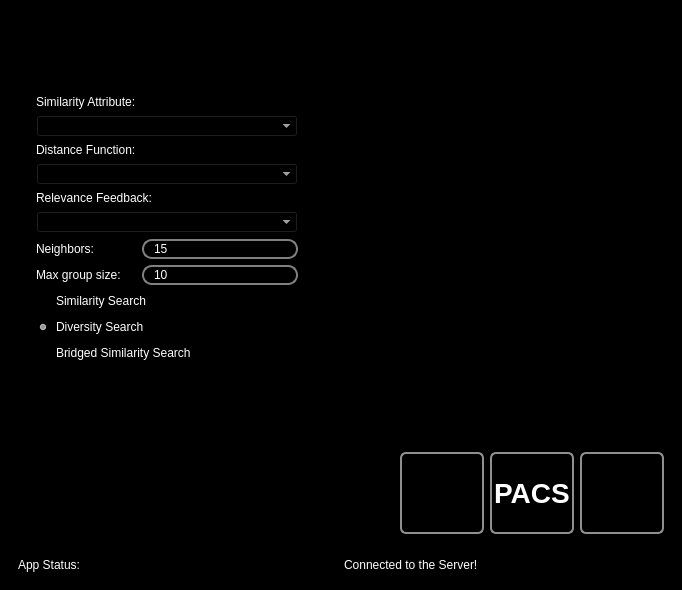
<?xml version="1.0" encoding="UTF-8"?>
<ui version="4.0">
 <class>QueryParameters</class>
 <widget class="QMainWindow" name="QueryParameters">
  <property name="geometry">
   <rect>
    <x>0</x>
    <y>0</y>
    <width>682</width>
    <height>590</height>
   </rect>
  </property>
  <property name="minimumSize">
   <size>
    <width>682</width>
    <height>590</height>
   </size>
  </property>
  <property name="maximumSize">
   <size>
    <width>16777215</width>
    <height>16777215</height>
   </size>
  </property>
  <property name="windowTitle">
   <string>Higiia - Query Settings</string>
  </property>
  <property name="windowIcon">
   <iconset resource="../../icons.qrc">
    <normaloff>:/icons/favicon.ico</normaloff>:/icons/favicon.ico</iconset>
  </property>
  <property name="styleSheet">
   <string notr="true">QMainWindow{
	background: black;
	color: white;
}

QFrame{
	border: none;
}

QWidget{
	color: white;
	font-size: 9pt;
}



QLabel{
	color: white;
}



QGroupBox {
     color: black;
     border: 1px solid gray;
     border-radius: 0px;
     margin-top: 1ex; /* leave space at the top for the title */
 }

 QGroupBox::title {
     color: black;
     subcontrol-origin: margin;
     subcontrol-position: top center; /* position at the top center */
     padding: 0 3px;
 }

 QToolBox::tab {
     background: qlineargradient(x1: 0, y1: 0, x2: 0, y2: 1,
                                 stop: 0 #E1E1E1, stop: 0.4 #DDDDDD,
                                 stop: 0.5 #D8D8D8, stop: 1.0 #D3D3D3);
     border-radius: 5px;
     color: black;
 }

 QToolBox::tab:selected { /* italicize selected tabs */
     font: italic;
 }

 QLineEdit {
     color: white;
     border: 2px solid gray;
     border-radius: 10px;
     padding: 0 8px;
     background: white;
     selection-background-color: darkgray;
 }


 QPushButton {
     border: 2px solid #8f8f91;
     border-radius: 6px;
     min-width: 80px;
	color: white;
 }

 QPushButton:flat {
     border: none; /* no border for a flat push button */
 }

 QPushButton:default {
     border-color: navy; /* make the default button prominent */
 }


</string>
  </property>
  <widget class="QWidget" name="centralwidget">
   <property name="styleSheet">
    <string notr="true">	background: black;</string>
   </property>
   <layout class="QGridLayout" name="gridLayout_3">
    <item row="2" column="2">
     <spacer name="horizontalSpacer_6">
      <property name="orientation">
       <enum>Qt::Horizontal</enum>
      </property>
      <property name="sizeHint" stdset="0">
       <size>
        <width>40</width>
        <height>20</height>
       </size>
      </property>
     </spacer>
    </item>
    <item row="2" column="0">
     <spacer name="horizontalSpacer_4">
      <property name="orientation">
       <enum>Qt::Horizontal</enum>
      </property>
      <property name="sizeHint" stdset="0">
       <size>
        <width>40</width>
        <height>20</height>
       </size>
      </property>
     </spacer>
    </item>
    <item row="3" column="1">
     <widget class="QFrame" name="frame">
      <property name="frameShape">
       <enum>QFrame::StyledPanel</enum>
      </property>
      <property name="frameShadow">
       <enum>QFrame::Raised</enum>
      </property>
      <layout class="QHBoxLayout" name="horizontalLayout">
       <item>
        <spacer name="horizontalSpacer">
         <property name="orientation">
          <enum>Qt::Horizontal</enum>
         </property>
         <property name="sizeHint" stdset="0">
          <size>
           <width>64</width>
           <height>20</height>
          </size>
         </property>
        </spacer>
       </item>
       <item>
        <widget class="QPushButton" name="btnClose">
         <property name="minimumSize">
          <size>
           <width>84</width>
           <height>82</height>
          </size>
         </property>
         <property name="maximumSize">
          <size>
           <width>82</width>
           <height>82</height>
          </size>
         </property>
         <property name="styleSheet">
          <string notr="true"/>
         </property>
         <property name="text">
          <string/>
         </property>
         <property name="icon">
          <iconset resource="../../icons.qrc">
           <normaloff>:/icons/icoClose.png</normaloff>:/icons/icoClose.png</iconset>
         </property>
         <property name="iconSize">
          <size>
           <width>60</width>
           <height>60</height>
          </size>
         </property>
        </widget>
       </item>
       <item>
        <widget class="QPushButton" name="btnPACS">
         <property name="minimumSize">
          <size>
           <width>84</width>
           <height>82</height>
          </size>
         </property>
         <property name="maximumSize">
          <size>
           <width>82</width>
           <height>82</height>
          </size>
         </property>
         <property name="font">
          <font>
           <pointsize>21</pointsize>
           <weight>75</weight>
           <bold>true</bold>
          </font>
         </property>
         <property name="styleSheet">
          <string notr="true">QWidget{
	font-size: 21pt;
}</string>
         </property>
         <property name="text">
          <string>PACS</string>
         </property>
         <property name="iconSize">
          <size>
           <width>60</width>
           <height>60</height>
          </size>
         </property>
        </widget>
       </item>
       <item>
        <widget class="QPushButton" name="btnViewStudy">
         <property name="minimumSize">
          <size>
           <width>84</width>
           <height>82</height>
          </size>
         </property>
         <property name="maximumSize">
          <size>
           <width>82</width>
           <height>82</height>
          </size>
         </property>
         <property name="styleSheet">
          <string notr="true"/>
         </property>
         <property name="text">
          <string/>
         </property>
         <property name="icon">
          <iconset resource="../../icons.qrc">
           <normaloff>:/icons/icoCbirSearch.png</normaloff>:/icons/icoCbirSearch.png</iconset>
         </property>
         <property name="iconSize">
          <size>
           <width>60</width>
           <height>60</height>
          </size>
         </property>
        </widget>
       </item>
      </layout>
     </widget>
    </item>
    <item row="5" column="1">
     <widget class="QFrame" name="frame_4">
      <property name="frameShape">
       <enum>QFrame::StyledPanel</enum>
      </property>
      <property name="frameShadow">
       <enum>QFrame::Raised</enum>
      </property>
      <layout class="QHBoxLayout" name="horizontalLayout_3">
       <item>
        <widget class="QLabel" name="lblServerStatusConst">
         <property name="text">
          <string>App Status: </string>
         </property>
        </widget>
       </item>
       <item>
        <widget class="QLabel" name="lblServerSetup">
         <property name="text">
          <string>Connected to the Server!</string>
         </property>
        </widget>
       </item>
      </layout>
     </widget>
    </item>
    <item row="3" column="0">
     <spacer name="horizontalSpacer_7">
      <property name="orientation">
       <enum>Qt::Horizontal</enum>
      </property>
      <property name="sizeHint" stdset="0">
       <size>
        <width>40</width>
        <height>20</height>
       </size>
      </property>
     </spacer>
    </item>
    <item row="2" column="1">
     <widget class="QFrame" name="frame_2">
      <property name="minimumSize">
       <size>
        <width>0</width>
        <height>335</height>
       </size>
      </property>
      <property name="styleSheet">
       <string notr="true"/>
      </property>
      <property name="frameShape">
       <enum>QFrame::StyledPanel</enum>
      </property>
      <property name="frameShadow">
       <enum>QFrame::Raised</enum>
      </property>
      <layout class="QHBoxLayout" name="horizontalLayout_2">
       <item>
        <widget class="QFrame" name="frame_5">
         <property name="frameShape">
          <enum>QFrame::StyledPanel</enum>
         </property>
         <property name="frameShadow">
          <enum>QFrame::Raised</enum>
         </property>
         <layout class="QVBoxLayout" name="verticalLayout_3">
          <item>
           <spacer name="verticalSpacer_5">
            <property name="orientation">
             <enum>Qt::Vertical</enum>
            </property>
            <property name="sizeHint" stdset="0">
             <size>
              <width>20</width>
              <height>40</height>
             </size>
            </property>
           </spacer>
          </item>
          <item>
           <widget class="QToolBox" name="toolBoxSearchOptions">
            <property name="minimumSize">
             <size>
              <width>280</width>
              <height>385</height>
             </size>
            </property>
            <property name="maximumSize">
             <size>
              <width>280</width>
              <height>385</height>
             </size>
            </property>
            <property name="styleSheet">
             <string notr="true"/>
            </property>
            <property name="currentIndex">
             <number>1</number>
            </property>
            <widget class="QWidget" name="pageQueryParameters">
             <property name="geometry">
              <rect>
               <x>0</x>
               <y>0</y>
               <width>280</width>
               <height>323</height>
              </rect>
             </property>
             <property name="maximumSize">
              <size>
               <width>280</width>
               <height>16777215</height>
              </size>
             </property>
             <property name="styleSheet">
              <string notr="true"/>
             </property>
             <attribute name="label">
              <string>Search Parameters</string>
             </attribute>
             <layout class="QVBoxLayout" name="verticalLayout">
              <item>
               <widget class="QLabel" name="lblHypothesis">
                <property name="text">
                 <string>Hypothesis:</string>
                </property>
               </widget>
              </item>
              <item>
               <widget class="QComboBox" name="cbxHypothesis">
                <property name="styleSheet">
                 <string notr="true">QWidget {
	color: white;
}
</string>
                </property>
               </widget>
              </item>
              <item>
               <widget class="QLabel" name="lblMinimum">
                <property name="text">
                 <string>Minimum value:</string>
                </property>
               </widget>
              </item>
              <item>
               <widget class="QLineEdit" name="txtMinimum"/>
              </item>
              <item>
               <widget class="QLabel" name="lblMaximum">
                <property name="text">
                 <string>Maximum value:</string>
                </property>
               </widget>
              </item>
              <item>
               <widget class="QLineEdit" name="txtMaximum"/>
              </item>
              <item>
               <spacer name="verticalSpacer">
                <property name="orientation">
                 <enum>Qt::Vertical</enum>
                </property>
                <property name="sizeHint" stdset="0">
                 <size>
                  <width>20</width>
                  <height>40</height>
                 </size>
                </property>
               </spacer>
              </item>
             </layout>
            </widget>
            <widget class="QWidget" name="pageSimParameters">
             <property name="geometry">
              <rect>
               <x>0</x>
               <y>0</y>
               <width>266</width>
               <height>325</height>
              </rect>
             </property>
             <property name="maximumSize">
              <size>
               <width>280</width>
               <height>16777215</height>
              </size>
             </property>
             <attribute name="label">
              <string>Similarity Parameters</string>
             </attribute>
             <layout class="QGridLayout" name="gridLayout">
              <item row="11" column="0" colspan="3">
               <widget class="QRadioButton" name="rbtBridge">
                <property name="text">
                 <string>Bridged Similarity Search</string>
                </property>
               </widget>
              </item>
              <item row="7" column="0" colspan="2">
               <widget class="QLabel" name="lblDiversityNumber">
                <property name="text">
                 <string>Max group size:</string>
                </property>
               </widget>
              </item>
              <item row="6" column="2">
               <widget class="QLineEdit" name="txtNumberNeighbors">
                <property name="maximumSize">
                 <size>
                  <width>16777215</width>
                  <height>16777215</height>
                 </size>
                </property>
                <property name="text">
                 <string>15</string>
                </property>
               </widget>
              </item>
              <item row="3" column="0" colspan="3">
               <widget class="QComboBox" name="cbxDf">
                <property name="styleSheet">
                 <string notr="true">QWidget {
	color: white;
}
</string>
                </property>
               </widget>
              </item>
              <item row="8" column="0" colspan="3">
               <widget class="QRadioButton" name="rbtSimilarity">
                <property name="text">
                 <string>Similarity Search</string>
                </property>
                <property name="checked">
                 <bool>false</bool>
                </property>
               </widget>
              </item>
              <item row="0" column="0" colspan="3">
               <widget class="QLabel" name="lblSimAttribute">
                <property name="text">
                 <string>Similarity Attribute:</string>
                </property>
               </widget>
              </item>
              <item row="2" column="0" colspan="2">
               <widget class="QLabel" name="lblDistanceEvaluation">
                <property name="text">
                 <string>Distance Function:</string>
                </property>
               </widget>
              </item>
              <item row="12" column="0">
               <spacer name="verticalSpacer_3">
                <property name="orientation">
                 <enum>Qt::Vertical</enum>
                </property>
                <property name="sizeHint" stdset="0">
                 <size>
                  <width>20</width>
                  <height>40</height>
                 </size>
                </property>
               </spacer>
              </item>
              <item row="4" column="0" colspan="3">
               <widget class="QLabel" name="lblRelevanceFeedbackMethod">
                <property name="text">
                 <string>Relevance Feedback:</string>
                </property>
               </widget>
              </item>
              <item row="7" column="2">
               <widget class="QLineEdit" name="txtNumberDiversity">
                <property name="text">
                 <string>10</string>
                </property>
               </widget>
              </item>
              <item row="6" column="0">
               <widget class="QLabel" name="lblNumberOfNeighbors">
                <property name="text">
                 <string>Neighbors:</string>
                </property>
               </widget>
              </item>
              <item row="5" column="0" colspan="3">
               <widget class="QComboBox" name="cbxRF">
                <property name="styleSheet">
                 <string notr="true">QWidget {
	color: white;
}
</string>
                </property>
               </widget>
              </item>
              <item row="9" column="0" colspan="3">
               <widget class="QRadioButton" name="rbtDiversity">
                <property name="text">
                 <string>Diversity Search</string>
                </property>
                <property name="checked">
                 <bool>true</bool>
                </property>
               </widget>
              </item>
              <item row="1" column="0" colspan="3">
               <widget class="QComboBox" name="cbxSimilarityAttribute">
                <property name="styleSheet">
                 <string notr="true">QWidget {
	color: white;
}
</string>
                </property>
               </widget>
              </item>
             </layout>
            </widget>
           </widget>
          </item>
          <item>
           <spacer name="verticalSpacer_6">
            <property name="orientation">
             <enum>Qt::Vertical</enum>
            </property>
            <property name="sizeHint" stdset="0">
             <size>
              <width>20</width>
              <height>40</height>
             </size>
            </property>
           </spacer>
          </item>
         </layout>
        </widget>
       </item>
       <item>
        <widget class="QFrame" name="frame_3">
         <property name="frameShape">
          <enum>QFrame::StyledPanel</enum>
         </property>
         <property name="frameShadow">
          <enum>QFrame::Raised</enum>
         </property>
         <layout class="QGridLayout" name="gridLayout_2">
          <item row="0" column="1">
           <spacer name="verticalSpacer_7">
            <property name="orientation">
             <enum>Qt::Vertical</enum>
            </property>
            <property name="sizeHint" stdset="0">
             <size>
              <width>20</width>
              <height>40</height>
             </size>
            </property>
           </spacer>
          </item>
          <item row="1" column="2">
           <spacer name="horizontalSpacer_2">
            <property name="orientation">
             <enum>Qt::Horizontal</enum>
            </property>
            <property name="sizeHint" stdset="0">
             <size>
              <width>40</width>
              <height>20</height>
             </size>
            </property>
           </spacer>
          </item>
          <item row="1" column="0">
           <spacer name="horizontalSpacer_3">
            <property name="orientation">
             <enum>Qt::Horizontal</enum>
            </property>
            <property name="sizeHint" stdset="0">
             <size>
              <width>40</width>
              <height>20</height>
             </size>
            </property>
           </spacer>
          </item>
          <item row="1" column="1">
           <widget class="QLabel" name="lblImg">
            <property name="minimumSize">
             <size>
              <width>300</width>
              <height>300</height>
             </size>
            </property>
            <property name="maximumSize">
             <size>
              <width>300</width>
              <height>300</height>
             </size>
            </property>
            <property name="text">
             <string/>
            </property>
           </widget>
          </item>
          <item row="2" column="1">
           <spacer name="verticalSpacer_8">
            <property name="orientation">
             <enum>Qt::Vertical</enum>
            </property>
            <property name="sizeHint" stdset="0">
             <size>
              <width>20</width>
              <height>40</height>
             </size>
            </property>
           </spacer>
          </item>
         </layout>
        </widget>
       </item>
      </layout>
     </widget>
    </item>
    <item row="3" column="2">
     <spacer name="horizontalSpacer_10">
      <property name="orientation">
       <enum>Qt::Horizontal</enum>
      </property>
      <property name="sizeHint" stdset="0">
       <size>
        <width>40</width>
        <height>20</height>
       </size>
      </property>
     </spacer>
    </item>
    <item row="5" column="2">
     <spacer name="horizontalSpacer_11">
      <property name="orientation">
       <enum>Qt::Horizontal</enum>
      </property>
      <property name="sizeHint" stdset="0">
       <size>
        <width>40</width>
        <height>20</height>
       </size>
      </property>
     </spacer>
    </item>
    <item row="4" column="1">
     <spacer name="verticalSpacer_2">
      <property name="orientation">
       <enum>Qt::Vertical</enum>
      </property>
      <property name="sizeHint" stdset="0">
       <size>
        <width>20</width>
        <height>40</height>
       </size>
      </property>
     </spacer>
    </item>
    <item row="5" column="0">
     <spacer name="horizontalSpacer_9">
      <property name="orientation">
       <enum>Qt::Horizontal</enum>
      </property>
      <property name="sizeHint" stdset="0">
       <size>
        <width>40</width>
        <height>20</height>
       </size>
      </property>
     </spacer>
    </item>
    <item row="0" column="1">
     <spacer name="verticalSpacer_4">
      <property name="orientation">
       <enum>Qt::Vertical</enum>
      </property>
      <property name="sizeHint" stdset="0">
       <size>
        <width>17</width>
        <height>13</height>
       </size>
      </property>
     </spacer>
    </item>
    <item row="1" column="1">
     <spacer name="verticalSpacer_9">
      <property name="orientation">
       <enum>Qt::Vertical</enum>
      </property>
      <property name="sizeHint" stdset="0">
       <size>
        <width>20</width>
        <height>40</height>
       </size>
      </property>
     </spacer>
    </item>
    <item row="6" column="1">
     <spacer name="verticalSpacer_10">
      <property name="orientation">
       <enum>Qt::Vertical</enum>
      </property>
      <property name="sizeHint" stdset="0">
       <size>
        <width>20</width>
        <height>40</height>
       </size>
      </property>
     </spacer>
    </item>
   </layout>
   <zorder>frame_2</zorder>
   <zorder>frame</zorder>
   <zorder>verticalSpacer_4</zorder>
   <zorder>frame_4</zorder>
   <zorder>verticalSpacer_2</zorder>
   <zorder>verticalSpacer_9</zorder>
   <zorder>horizontalSpacer_4</zorder>
   <zorder>horizontalSpacer_6</zorder>
   <zorder>horizontalSpacer_7</zorder>
   <zorder>horizontalSpacer_9</zorder>
   <zorder>horizontalSpacer_10</zorder>
   <zorder>horizontalSpacer_11</zorder>
   <zorder>verticalSpacer_10</zorder>
  </widget>
 </widget>
 <tabstops>
  <tabstop>cbxHypothesis</tabstop>
  <tabstop>txtMinimum</tabstop>
  <tabstop>txtMaximum</tabstop>
  <tabstop>cbxSimilarityAttribute</tabstop>
  <tabstop>cbxDf</tabstop>
  <tabstop>cbxRF</tabstop>
  <tabstop>txtNumberNeighbors</tabstop>
  <tabstop>txtNumberDiversity</tabstop>
  <tabstop>rbtSimilarity</tabstop>
  <tabstop>rbtDiversity</tabstop>
  <tabstop>rbtBridge</tabstop>
  <tabstop>btnViewStudy</tabstop>
  <tabstop>btnPACS</tabstop>
  <tabstop>btnClose</tabstop>
 </tabstops>
 <resources>
  <include location="../../icons.qrc"/>
 </resources>
 <connections/>
</ui>
